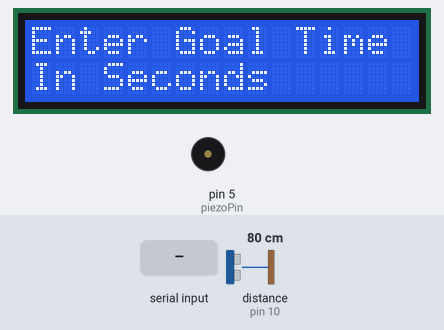
A sketch run on a simulated Arduino Uno, built with avr-gcc and run on an emulated ATmega328P. On the bench: 16×2 character LCD, buzzer (waves = sounding). The test bench sets the inputs (shaded band); at power-on: distance to the obstacle (sensor on pin 10) 80 cm. The echo pulse lasts 58.3 µs per cm; the audio player accepts every command and is not drawn; what the sketch prints to the serial monitor is not drawn.

Above: at 3.0 s.
3.1 s: "90,45\n" received over Serial
At 4.3 s:
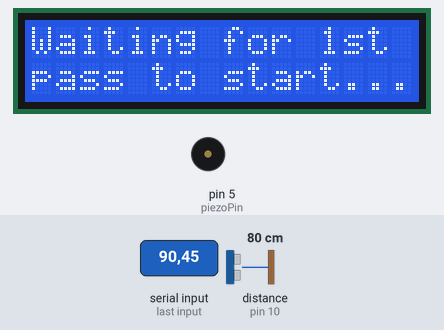
5.1 s: distance to the obstacle (sensor on pin 10) set to 64 cm
6.6 s: distance to the obstacle (sensor on pin 10) set to 56 cm
At 8.4 s:
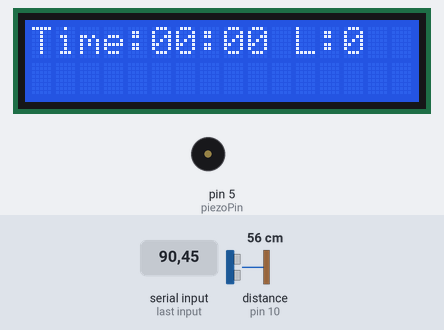
9.3 s: distance to the obstacle (sensor on pin 10) set to 7 cm
12.0 s: distance to the obstacle (sensor on pin 10) set to 4 cm
At 14.6 s:
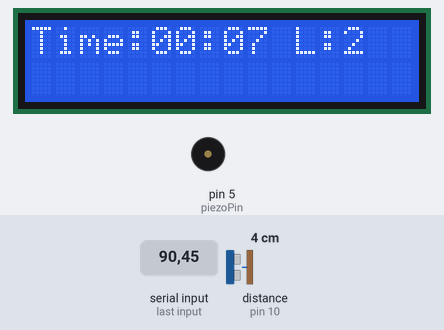
Timing chart, 0 to 16.0 s (numbered marks = the images above; inputs shaded):
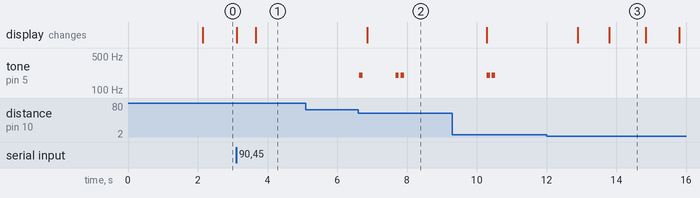

Measured:
- the behaviour switches between 61 and 60 cm on distance to the obstacle (sensor on pin 10) (found by bisection; images 1 and 2)
- after the input at 3.1 s, the display: first changes at once (image 1 shows a later state)
- after the input at 5.1 s, every drawn part: stays the same
- after the input at 6.6 s, tone on pin 5 (piezoPin): goes 200 Hz 0.10 s, silent 0.93 s, 200 Hz 0.10 s, silent 0.05 s, 200 Hz 0.10 s, then silent, starting at once; the display: changes after 0.25 s (image 2)
- after the input at 12.0 s, tone on pin 5 (piezoPin): stops changing and stays silent
- what the display in image 3 shows lasts 1.0 s, from 13.8 s to 14.8 s

The sketch:

Rabbit_v3.ino
```cpp
#include <Wire.h>
#include <LiquidCrystal_I2C.h>
#include <DFPlayerMini_Fast.h>
#include <SoftwareSerial.h>

LiquidCrystal_I2C lcd(0x27, 16, 2);

// Initializing the DFPlayerMini for audio feedback
SoftwareSerial mySerial(3, 2);
DFPlayerMini_Fast audioFeedback;
const int VOLUME = 25;
const int AUDIO_ON_PACE = 21; // File for on pace
const int AUDIO_AHEAD_BASE = 1;      // Files 1-10 (ahead of pace)
const int AUDIO_BEHIND_BASE = 11;    // Files 11-20 (behind pace)
const int MAX_FEEDBACK_SECONDS = 10;

const int trigPin = 9;
const int echoPin = 10;
const int piezoPin = 5;

const unsigned long motionDebounce = 1000;

unsigned long goalTimeSeconds = 0;
unsigned long timerStartTime = 0;
unsigned long lastMotionTime = 0;
unsigned long passCount = 0;

bool timerRunning = false;
bool timerStarted = false;
bool inputMode = true;

void setup() {
  Serial.begin(9600);
  pinMode(trigPin, OUTPUT);
  pinMode(echoPin, INPUT);
  pinMode(piezoPin, OUTPUT);

  // DFPlayer Mini initialization
  mySerial.begin(9600);
  delay(500);
  audioFeedback.begin(mySerial);
  delay(1000);  // Wait for DFPlayer to initialize
  audioFeedback.volume(VOLUME);

  Serial.println("System initialized");
  Serial.println("DFPlayer Mini initialized");

  // LCD initialization
  lcd.init();
  lcd.backlight();

  lcd.setCursor(0, 0);
  lcd.print("Enter Goal Time");
  lcd.setCursor(0, 1);
  lcd.print("In Seconds");

  // Prompt user to enter goal pace per lap
  Serial.println("Enter goal time (seconds per lap):");

  // Wait for user input
  while (inputMode) {
    if (Serial.available() > 0) {
      String input = Serial.readStringUntil('\n');
      input.trim();

      goalTimeSeconds = input.toInt();

      if (goalTimeSeconds > 0) {
        inputMode = false;
        timerStartTime = millis();
        timerRunning = true;
        timerStarted = false;
        passCount = 0;
        lastMotionTime = 0;

        Serial.print("Goal time set to: ");
        Serial.print(goalTimeSeconds);
        Serial.println(" seconds per lap");
        Serial.println("Waiting for first pass to start timer...");

        lcd.clear();
        delay(500);
      }
      else {
        Serial.println("Invalid input. Please enter a positive number.");
        lcd.setCursor(0,1);
        lcd.print("Invalid! Try again.");
      }
    }
  }
}

void loop() {
  if (!timerRunning) return;

  // Calculate elapsed time (only if timer has started)
  unsigned long elapsedTime = 0;
  if (timerStarted) {
    elapsedTime = (millis() - timerStartTime) / 1000;
    static bool firstTimerDisplay = true;
    if (firstTimerDisplay) {
      lcd.clear();
      firstTimerDisplay = false;
    }
    displayTimer(elapsedTime);
  }
  else {
    // Waiting for first pass
    lcd.setCursor(0, 0);
    lcd.print("Waiting for 1st ");
    lcd.setCursor(0, 1);
    lcd.print("pass to start...  ");
  }

  // Send trigger pulse to ultrasonic sensor
  digitalWrite(trigPin, LOW);
  delayMicroseconds(2);
  digitalWrite(trigPin, HIGH);
  delayMicroseconds(10);
  digitalWrite(trigPin, LOW);

  // Read echo time
  long duration = pulseIn(echoPin, HIGH, 30000);

  float distance = duration * 0.034 / 2;

  // Check if object closer than 60cm = motion detected
  if (distance < 60 && distance > 5) {

    // Oonly alert if enough time has passed since last motion
    if (millis() - lastMotionTime > motionDebounce) {
      lastMotionTime = millis();

      tone(piezoPin, 200, 100);
      delay(150);

      // Timer starts after first pass
      if (!timerStarted) {
        timerStartTime = millis();
        timerStarted = true;
        Serial.println("Timer started on first pass!");
        Serial.println("First pass will not be counted.");
      }
      else {
        // Counting passes after timer has already begun running
        passCount++;

        tone(piezoPin, 200);
        delay(100);
        noTone(piezoPin);

        unsigned long elapsedTime = (millis() - timerStartTime) / 1000;
        unsigned long expectedCumulativeTime = goalTimeSeconds * passCount;

        // Calculate difference in elapsed vs. expected time (negative = ahead, positive = behind)
        long diff = elapsedTime - expectedCumulativeTime;

        Serial.print("Pass ");
        Serial.print(passCount);
        Serial.print(" (");
        Serial.print(elapsedTime);
        Serial.print("s) - ");

        if (diff > 0) {
          // Behind pace
          Serial.print("You are ");
          Serial.print(diff);
          Serial.println(" seconds behind pace.");
          playAudioFeedback("behind", diff);
        }
        else if (diff < 0) {
          // Ahead of pace
          Serial.print("You are ");
          Serial.print(-diff);
          Serial.println(" seconds ahead of pace.");
          playAudioFeedback("ahead", diff);
        }
        else {
          // On pace
          Serial.println("You are right on pace.");
          playAudioFeedback("onpace", 0);
        }
        delay(100);
      }
    }
  }
  else {
    noTone(piezoPin);
  }
  delay(50); // 50 millisecond delay between readings
}

void displayTimer(unsigned long seconds) {
  unsigned long minutes = seconds / 60;
  unsigned long secs = seconds % 60;

  lcd.setCursor(0, 0);
  lcd.print("Time:");

  if (minutes < 10) lcd.print("0");
  lcd.print(minutes);
  lcd.print(":");

  if (secs < 10) lcd.print("0");
  lcd.print(secs);

  lcd.print(" L:");
  lcd.print(passCount);
}

void playAudioFeedback(String status, long secondsDifference) {
  int fileIndex = 0;

  if (status == "ahead") {
    int absoluteDiff = abs(secondsDifference);

    if (absoluteDiff > MAX_FEEDBACK_SECONDS) {
      //Play way ahead audio - File 22
      absoluteDiff = MAX_FEEDBACK_SECONDS;
      fileIndex = 22;
    }
    else {
      fileIndex = AUDIO_AHEAD_BASE + absoluteDiff - 1; // Files 1-10
    }
  }
  else if (status == "behind") {
    int absoluteDiff = abs(secondsDifference);

    if (absoluteDiff > MAX_FEEDBACK_SECONDS) {
      //Play way ahead audio - File 23
      absoluteDiff = MAX_FEEDBACK_SECONDS;
      fileIndex = 23;
    }
    else {
      fileIndex = AUDIO_BEHIND_BASE + absoluteDiff - 1; // Files 11-20
    }
  }
  else if (status == "onpace") {
    fileIndex = AUDIO_ON_PACE;
    Serial.println("Playing file.");
  }

  if (fileIndex > 0) {
    Serial.print("Playing audio file: ");
    Serial.println(fileIndex);

    audioFeedback.stop();
    delay(100);

    audioFeedback.volume(VOLUME);
    delay(50);
    audioFeedback.play(fileIndex);
    Serial.print("File ");
    Serial.print(fileIndex);
    Serial.println(" queued for playback");
    delay(2000);
  }
}
```
